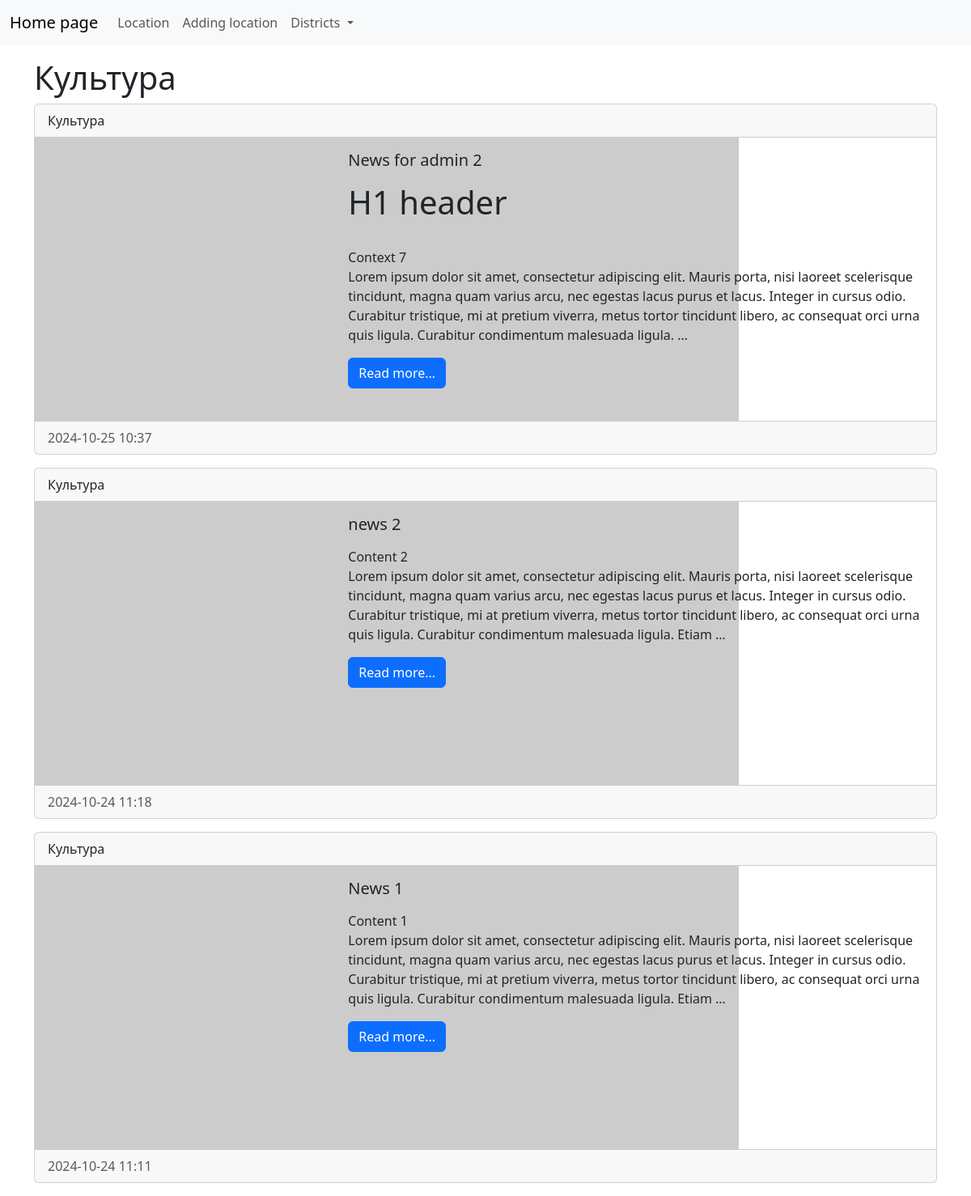
The app's page /category/1/, older data.
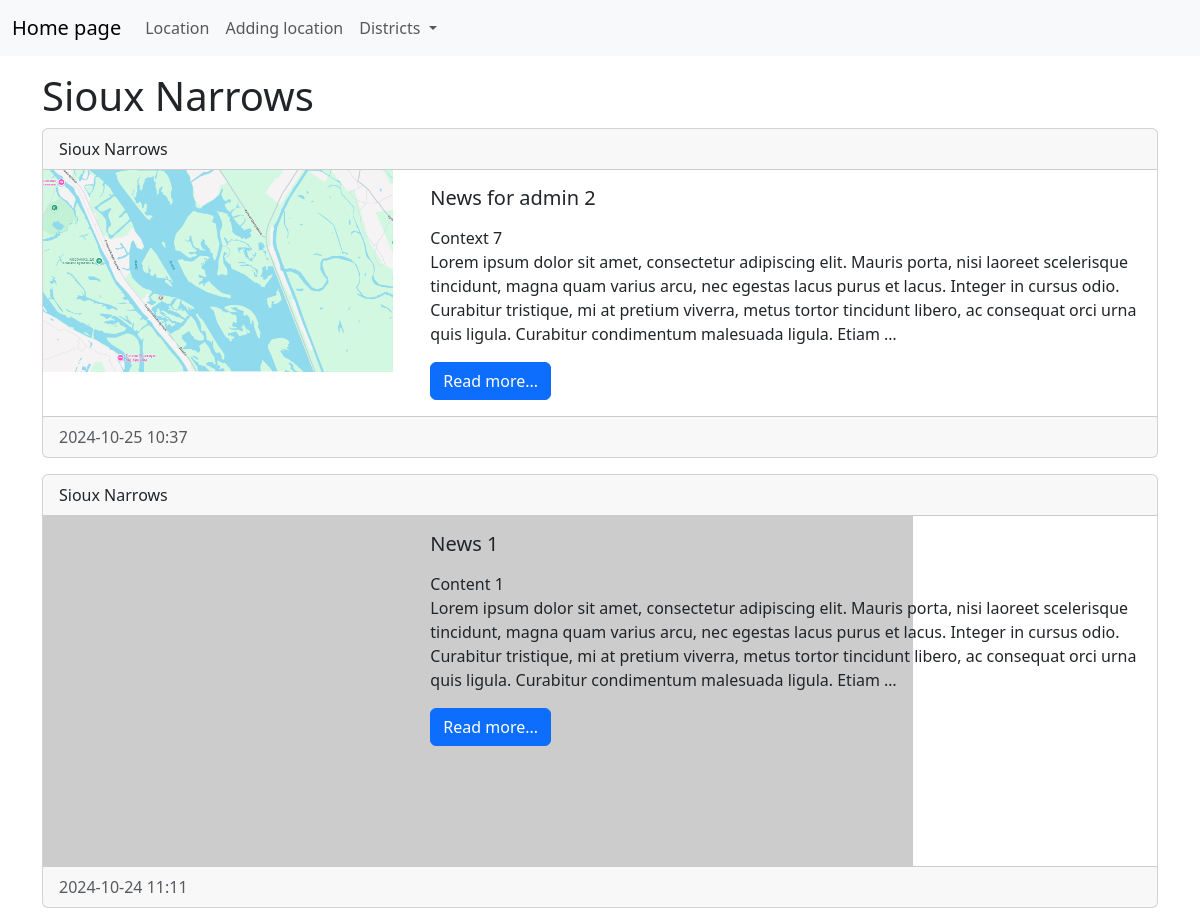
The same page, newer data.
### news/models.py (models this page shows, shortened)
class Category(models.Model):
    title = models.CharField(max_length=150, db_index=True, verbose_name='Наименование')
    def __str__(self):
        return self.title
    class Meta:
        verbose_name = "Категория"
        verbose_name_plural = "Категории"
        ordering = ['title']

class News(models.Model):
    title = models.CharField(max_length=150, verbose_name='Наименование')
    content = models.TextField(blank=True, verbose_name='Контекст')
    created_at = models.DateTimeField(auto_now_add=True, verbose_name='Дата публикации')
    updated_at = models.DateTimeField(auto_now=True, verbose_name='Дата обновления')
    photo = models.ImageField(upload_to='photos/%Y/%m/%d/', verbose_name='Фото', blank=True)
    is_published = models.BooleanField(default=True, verbose_name='Опубликовано')
    category = models.ForeignKey('Category', on_delete=models.PROTECT, null=True, verbose_name='Категория')
    class Meta:
        verbose_name = "Новость"
        verbose_name_plural = "Новости"
        ordering = ['-created_at', '-title']

### news/views.py (the view)
# urls.py: path("category/<int:category_id>/", get_category, name='category'),
def get_category(request, category_id):
    news = News.objects.filter(category_id=category_id)
    categories = Category.objects.get(pk=category_id)
    category = Category.objects.all()
    mycontext = {
        'news': news,
        'categories': categories,
        'category': category,
    }
    return render(request, template_name="news/category.html", context=mycontext)

### news/templates/news/category.html (shortened to what this page needs)
<!doctype html>
<html lang="en">
  <head>
    <link href="https://cdn.jsdelivr.net/npm/bootstrap@5.3.3/dist/css/bootstrap.min.css" rel="stylesheet">
  </head>
  <body>
  <nav class="navbar navbar-expand-lg bg-body-tertiary">
    <div class="container-fluid">
      <a class="navbar-brand" href="{% url 'home' %}">Home page</a>
      <div class="collapse navbar-collapse" id="navbarSupportedContent">
        <ul class="navbar-nav me-auto mb-2 mb-lg-0">
          <li class="nav-item"><a class="nav-link" href="{% url 'home' %}">Location</a></li>
          <li class="nav-item"><a class="nav-link" href="#">Adding location</a></li>
          <li class="nav-item dropdown">
            <a class="nav-link dropdown-toggle" href="#" role="button" data-bs-toggle="dropdown" aria-expanded="false">
              Districts
            </a>
          </li>
        </ul>
      </div>
    </div>
  </nav>
  <div class="container mt-3">
    <h1>{{ categories.title }}</h1>
    {% for item in news %}
      {% if item.is_published == 1 %}
      <div class="row g-0">
        <div class="card mb-3">
          <div class="card-header">{{ item.category }}</div>
            <div class="row g-0">
              <div class="col-md-4">
                {% if item.photo %}
                    <img src="{{ item.photo.url }}" alt="" width="350" class="mr-3">
                {% else %}
                    <img src="https://picsum.photos/id/870/350/200?grayscale&blur=1" alt="" class="mr-3">
                {% endif %}
              </div>
              <div class="col-md-8">
                <div class="card-body">
                  <h5 class="card-title">{{ item.title }}</h5>
                  <p class="card-text">{{ item.content|safe|linebreaks|truncatewords:50 }}</p>
                  <a href="#" class="btn btn-primary">Read more...</a>
                </div>
              </div>
            </div>
          <div class="card-footer text-body-secondary">
            {{ item.created_at|date:"Y-m-d H:i" }}
          </div>
        </div>
      </div>
      {% endif %}
    {% endfor %}
  </div>
  </body>
</html>

Row changes from the older to the newer data that the page shows:
no longer on this page (row edited): News: category "Культура", is_published True (drawn), title "news 2", content "Content 2 Lorem ipsum dolor sit amet, consectetur adipiscing elit. Mauris porta, nisi laoreet scelerisque tincidunt, magna quam varius arcu, nec egestas lacus purus et lacus. Integer in cursus odio. Curabitur tristique, mi at pretium viverra, metus tortor tincidunt libero, ac consequat orci urna quis ligula. Curabitur condimentum malesuada ligula. Etiam …", created_at "2024-10-24 11:18"
changed Category: title "Культура" → "Sioux Narrows"
changed News "News for admin 2": category "Культура" → "Sioux Narrows"; photo: picture added; content "H1 header Context 7 Lorem ipsum dolor sit amet, consectetur adipiscing elit. Mauris porta, nisi laoreet scelerisque tincidunt, magna quam varius arcu, nec egestas lacus purus et lacus. Integer in cursus odio. Curabitur tristique, mi at pretium viverra, metus tortor tincidunt libero, ac consequat orci urna quis ligula. Curabitur condimentum malesuada ligula. …" → "Context 7 Lorem ipsum dolor sit amet, consectetur adipiscing elit. Mauris porta, nisi laoreet scelerisque tincidunt, magna quam varius arcu, nec egestas lacus purus et lacus. Integer in cursus odio. Curabitur tristique, mi at pretium viverra, metus tortor tincidunt libero, ac consequat orci urna quis ligula. Curabitur condimentum malesuada ligula. Etiam …"
changed through a linked row, News "News 1": category "Культура" → "Sioux Narrows"
